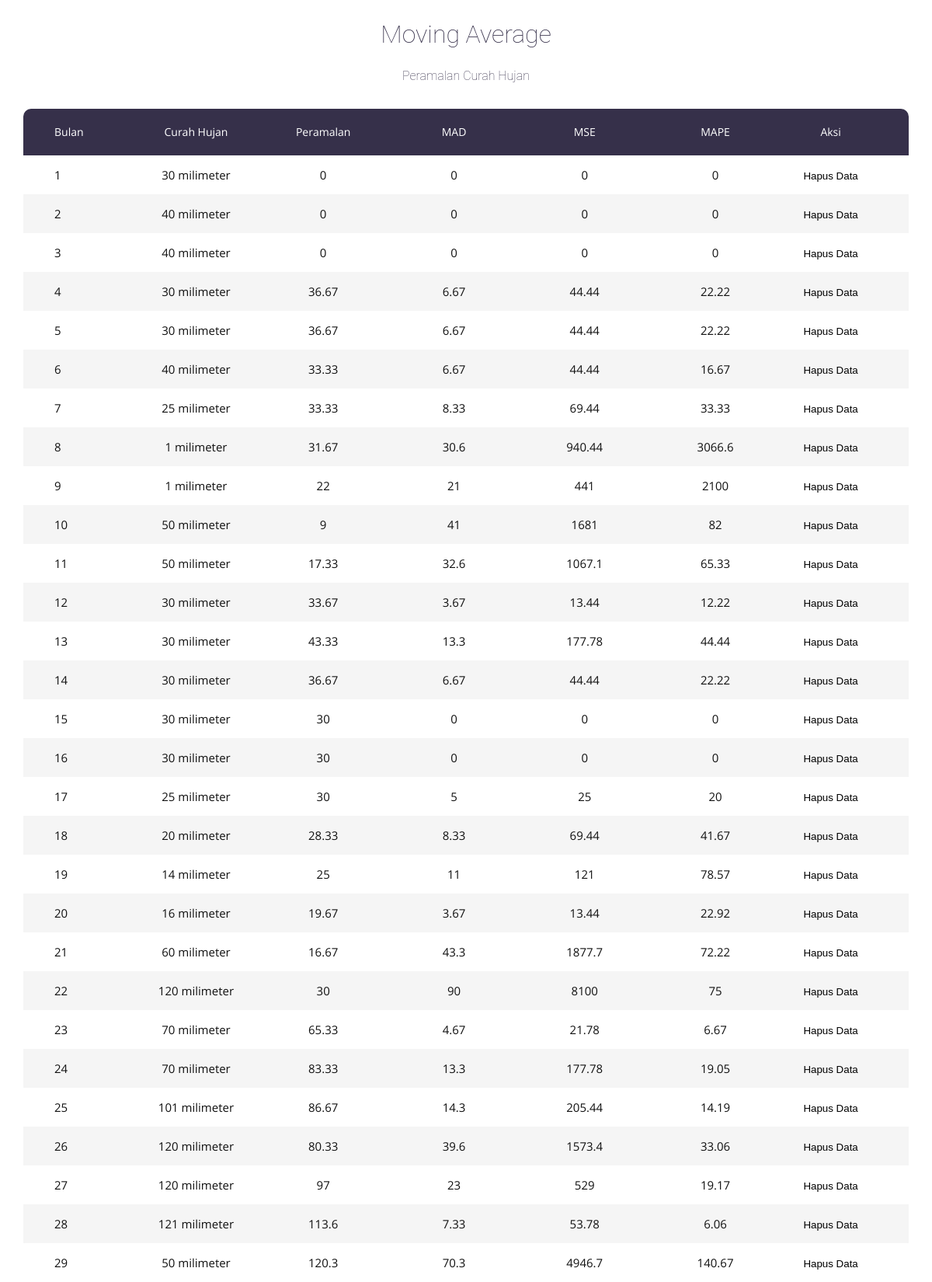
The app's page /lihat_data.php (upper part) with its own data.
### tables this page shows
CREATE TABLE `forecast_hujan` (
  `id` int(2) NOT NULL,
  `bulan` varchar(9) DEFAULT NULL,
  `tahun` int(4) DEFAULT NULL,
  `curah` int(5) DEFAULT 0,
  `forecast` double DEFAULT NULL,
  `mad_3` double DEFAULT NULL,
  `mse_3` double DEFAULT NULL,
  `mape_3` double DEFAULT NULL
);

### lihat_data.php (the view, shortened to what this page needs)
<?php
require 'connect.php';
$records = array();
$result = $db->query("SELECT * FROM forecast_hujan");
if ($result) {
	if ($result->num_rows){
		while ($row = $result->fetch_object()){
			$records[] = $row;
		}
	}
}
?>
<!DOCTYPE html>
<html lang="en">
<head>
	<link rel="stylesheet" type="text/css" href="css/main.css">
</head>
<body>
	<div class="limiter">
		<h1 class="judul">Moving Average</h1>
		<p class="subJudul">Peramalan Curah Hujan</p>
		<div class="container-table100">
			<div class="wrap-table100">
				<?php if (!count($records)) {
					echo "<p class='subJudul'> No Records </p>";
				} else {
				?>
				<div class="table100">
					<table>
						<thead>
							<tr class="table100-head">
								<th class="column1">Bulan</th>
								<th class="column2">Curah Hujan</th>
								<th class="column3">Peramalan</th>
								<th class="column5">MAD</th>
								<th class="column7">MSE</th>
								<th class="column9">MAPE</th>
								<th class="column10">Aksi</th>
							</tr>
						</thead>
						<tbody>
							<?php $i = 1; ?>
							<?php foreach ($records as $r) { ?>
								<tr>
									<td class="column1"><?php echo $i; ?></td>
									<td class="column2"><?php echo $r->curah . " milimeter"; ?></td>
									<td class="column3"><?php echo $r->forecast; ?></td>
									<td class="column5"><?php echo $r->mad_3; ?></td>
									<td class="column7"><?php echo $r->mse_3; ?></td>
									<td class="column9"><?php echo $r->mape_3; ?></td>
									<td class="column10"><a href="hapusdata.php?id=<?php echo $r->id; ?>"><button type="button" class="btn btn-danger">Hapus Data</button>
								</tr>
								<?php $i++ ?>
							<?php } ?>
						</tbody>
					</table>
				</div>
				<?php } ?>
				</div>
			</div>
		</div>
</body>
</html>

### css/main.css (style rules this page uses)
* { margin: 0px; padding: 0px; box-sizing: border-box; }
body, html { height: 100%; font-family: sans-serif; }
a { margin: 0px; transition: all 0.4s; -webkit-transition: all 0.4s; -o-transition: all 0.4s; -moz-transition: all 0.4s; }
h1,h2,h3,h4,h5,h6 { margin: 0px; }
p { margin: 0px; }
button { outline: none !important; border: none; background: transparent; }
.judul { margin: 0px; text-align: center; padding: 25px; color: #36304a; font-family: "Roboto", Helvetica, sans-serif; font-weight: 100; }
.subJudul { text-align: center; color: #36304a; font-family: "Roboto", Helvetica, sans-serif; font-weight: 100; }
.limiter { width: 100%; margin: 0 auto; }
.container-table100 { width: 100%; display: -webkit-box; display: -webkit-flex; display: -moz-box; display: -ms-flexbox; display: flex; align-items: center; justify-content: center; flex-wrap: wrap; padding: 33px 30px; }
.wrap-table100 { width: 1170px; }
table { border-spacing: 1; border-collapse: collapse; background: white; border-radius: 10px; overflow: hidden; width: 100%; margin: 0 auto; position: relative; }
table * { position: relative; }
table td, table th { padding-left: 8px; }
table thead tr { height: 60px; background: #36304a; }
table tbody tr { height: 50px; }
table td, table th { text-align: left; }
.table100-head th { font-family: OpenSans-Regular; font-size: 14px; color: #fff; line-height: 1.2; font-weight: unset; }
tbody tr:nth-child(even) { background-color: #f5f5f5; }
tbody tr { font-family: OpenSans-Regular; font-size: 15px; color: #111111; line-height: 1.2; font-weight: unset; }
.column1 { width: 140px; padding-left: 40px; }
.column2 { width: 160px; text-align: center; }
.column3 { width: 170px; text-align: center; }
.column5 { width: 170px; text-align: center; }
.column7 { width: 170px; text-align: center; }
.column9 { width: 170px; text-align: center; }
.column10 { width: 170px; text-align: center; padding-right: 40px; }

### records on screen
forecast_hujan: curah "30", forecast "0", mad_3 "0", mse_3 "0", mape_3 "0"
forecast_hujan: curah "40", forecast "0", mad_3 "0", mse_3 "0", mape_3 "0"
forecast_hujan: curah "40", forecast "0", mad_3 "0", mse_3 "0", mape_3 "0"
forecast_hujan: curah "30", forecast "36.67", mad_3 "6.67", mse_3 "44.44", mape_3 "22.22"
forecast_hujan: curah "30", forecast "36.67", mad_3 "6.67", mse_3 "44.44", mape_3 "22.22"
forecast_hujan: curah "40", forecast "33.33", mad_3 "6.67", mse_3 "44.44", mape_3 "16.67"
forecast_hujan: curah "25", forecast "33.33", mad_3 "8.33", mse_3 "69.44", mape_3 "33.33"
forecast_hujan: curah "1", forecast "31.67", mad_3 "30.6", mse_3 "940.44", mape_3 "3066.6"
forecast_hujan: curah "1", forecast "22", mad_3 "21", mse_3 "441", mape_3 "2100"
forecast_hujan: curah "50", forecast "9", mad_3 "41", mse_3 "1681", mape_3 "82"
forecast_hujan: curah "50", forecast "17.33", mad_3 "32.6", mse_3 "1067.1", mape_3 "65.33"
forecast_hujan: curah "30", forecast "33.67", mad_3 "3.67", mse_3 "13.44", mape_3 "12.22"
forecast_hujan: curah "30", forecast "43.33", mad_3 "13.3", mse_3 "177.78", mape_3 "44.44"
forecast_hujan: curah "30", forecast "36.67", mad_3 "6.67", mse_3 "44.44", mape_3 "22.22"
forecast_hujan: curah "30", forecast "30", mad_3 "0", mse_3 "0", mape_3 "0"
forecast_hujan: curah "30", forecast "30", mad_3 "0", mse_3 "0", mape_3 "0"
forecast_hujan: curah "25", forecast "30", mad_3 "5", mse_3 "25", mape_3 "20"
forecast_hujan: curah "20", forecast "28.33", mad_3 "8.33", mse_3 "69.44", mape_3 "41.67"
forecast_hujan: curah "14", forecast "25", mad_3 "11", mse_3 "121", mape_3 "78.57"
forecast_hujan: curah "16", forecast "19.67", mad_3 "3.67", mse_3 "13.44", mape_3 "22.92"
forecast_hujan: curah "60", forecast "16.67", mad_3 "43.3", mse_3 "1877.7", mape_3 "72.22"
forecast_hujan: curah "120", forecast "30", mad_3 "90", mse_3 "8100", mape_3 "75"
forecast_hujan: curah "70", forecast "65.33", mad_3 "4.67", mse_3 "21.78", mape_3 "6.67"
forecast_hujan: curah "70", forecast "83.33", mad_3 "13.3", mse_3 "177.78", mape_3 "19.05"
forecast_hujan: curah "101", forecast "86.67", mad_3 "14.3", mse_3 "205.44", mape_3 "14.19"
forecast_hujan: curah "120", forecast "80.33", mad_3 "39.6", mse_3 "1573.4", mape_3 "33.06"
forecast_hujan: curah "120", forecast "97", mad_3 "23", mse_3 "529", mape_3 "19.17"
forecast_hujan: curah "121", forecast "113.6", mad_3 "7.33", mse_3 "53.78", mape_3 "6.06"
forecast_hujan: curah "50", forecast "120.3", mad_3 "70.3", mse_3 "4946.7", mape_3 "140.67"
